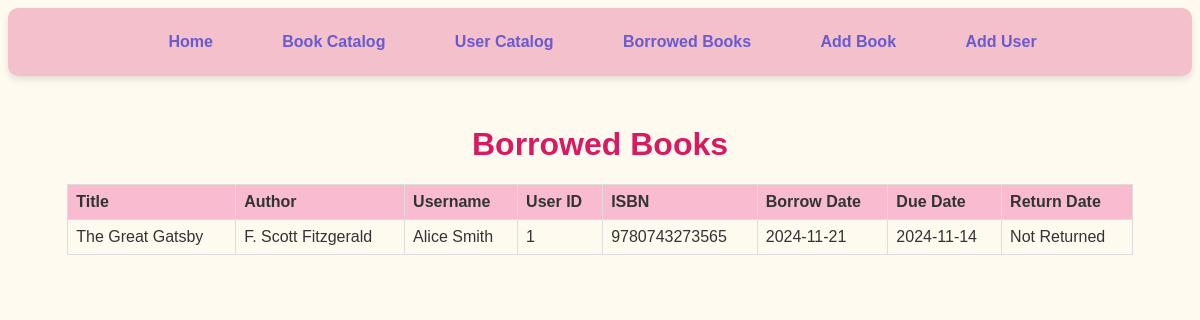
The app's page /borrowed_books, older data.
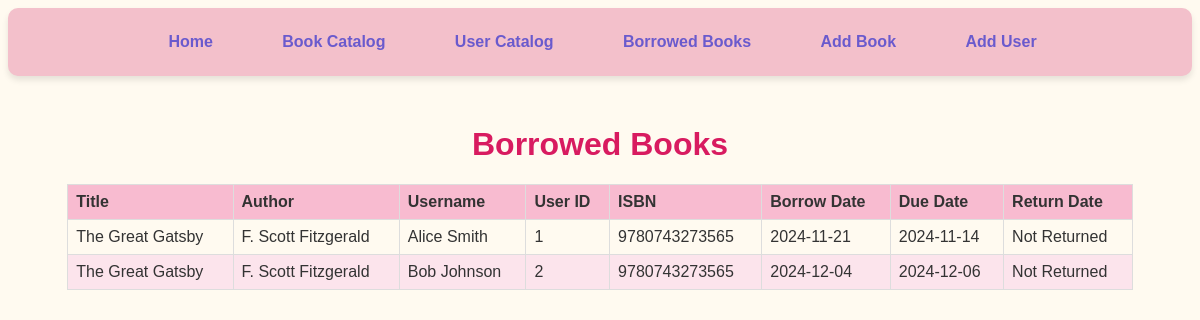
The same page, newer data.
### app/models.py (models this page shows, shortened)
class Borrow(db.Model):
    id = db.Column(db.Integer, primary_key=True)
    book_id = db.Column(db.Integer, db.ForeignKey('book.id'), nullable=False)
    user_id = db.Column(db.Integer, db.ForeignKey('user.id'), nullable=False)
    borrow_date = db.Column(db.DateTime, nullable=False, default=datetime.utcnow)
    return_date = db.Column(db.DateTime, nullable=True)
    due_date = db.Column(db.DateTime, nullable=False, default=lambda: datetime.utcnow() + timedelta(days=14))

class Book(db.Model):
    id = db.Column(db.Integer, primary_key=True)
    title = db.Column(db.String(150), nullable=False)
    author = db.Column(db.String(150), nullable=False)
    isbn = db.Column(db.String(13), unique=True, nullable=False)
    quantity = db.Column(db.Integer, nullable=False, default=1)
    publication_year = db.Column(db.Integer, nullable=False)
    genre = db.Column(db.String(100), nullable=False)
    page_number = db.Column(db.Integer, nullable=False)
    borrows = db.relationship('Borrow', backref='book', lazy=True)

class User(db.Model):
    id = db.Column(db.Integer, primary_key=True)
    name = db.Column(db.String(150), nullable=False)
    birthdate = db.Column(db.Date, nullable=False)
    email = db.Column(db.String(150), unique=True, nullable=False)
    phone_number = db.Column(db.String(15), nullable=False)
    member_since = db.Column(db.DateTime, nullable=False, default=datetime.utcnow)
    id = db.Column(db.Integer, primary_key=True)
    borrows = db.relationship('Borrow', backref='user', lazy=True)

### app/routes.py (the view)
@main.route('/borrowed_books')
def borrowed_books():
    borrowed_books = Borrow.query.filter_by(return_date=None).all()
    return render_template('borrowed_books.html', borrowed_books=borrowed_books)

### app/templates/borrowed_books.html (shortened to what this page needs)
<!DOCTYPE html>
<html lang="en">
<head>
</head>
<body>
<nav>
    <a href="{{ url_for('main.home') }}"> Home</a>
    <a href="{{ url_for('main.catalog') }}"> Book Catalog</a>
    <a href="{{ url_for('main.users') }}"> User Catalog</a>
    <a href="{{ url_for('main.borrowed_books') }}"> Borrowed Books</a>
    <a href="{{ url_for('main.add_book') }}"> Add Book</a>
    <a href="{{ url_for('main.add_user') }}"> Add User</a>
</nav>
<div class="container">
    <h1>Borrowed Books</h1>
    <table>
        <thead>
        <tr>
            <th>Title</th>
            <th>Author</th>
            <th>Username</th>
            <th>User ID</th>
            <th>ISBN</th>
            <th>Borrow Date</th>
            <th>Due Date</th>
            <th>Return Date</th>
        </tr>
        </thead>
        <tbody>
        {% for borrow in borrowed_books %}
        <tr>
            <td>{{ borrow.book.title }}</td>
            <td>{{ borrow.book.author }}</td>
            <td>{{ borrow.user.name }}</td>
            <td>{{ borrow.user_id }}</td>
            <td>{{ borrow.book.isbn }}</td>
            <td>{{ borrow.borrow_date.strftime('%Y-%m-%d') }}</td>
            <td>{{ borrow.due_date.strftime('%Y-%m-%d') }}</td>
            <td>{{ borrow.return_date.strftime('%Y-%m-%d') if borrow.return_date else 'Not Returned' }}</td>
        </tr>
        {% endfor %}
        </tbody>
    </table>
</div>
</body>
</html>

Row changes from the older to the newer data that the page shows:
added Borrow: book "The Great Gatsby", book.author "F. Scott Fitzgerald", user.name "Bob Johnson", user_id "2", book.isbn "9780743273565", borrow_date "2024-12-04", due_date "2024-12-06", return_date "Not Returned"
